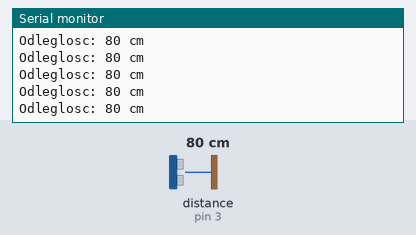
Recording of a sketch running on a simulated Arduino Uno, built with avr-gcc and run on an emulated ATmega328P. Parts: the last lines printed to the serial monitor. Wiring (inferred from the names in the program): ultrasonic range finder: trigger pin 2; echo pin 3. The test bench sets the inputs (shaded band); at power-on: distance to the obstacle (sensor on pin 3) 80 cm. The echo pulse lasts 58.3 µs per cm.

Above: at 1.2 s.
1.3 s: distance to the obstacle (sensor on pin 3) set to 299 cm
At 1.62 s:
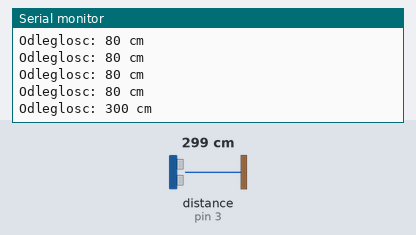
4.3 s: distance to the obstacle (sensor on pin 3) set to 2 cm
At 4.45 s:
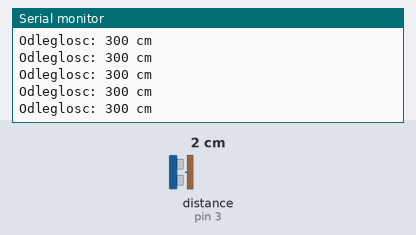
Timing chart, 0 to 7.3 s (numbered marks = the images above; inputs shaded):
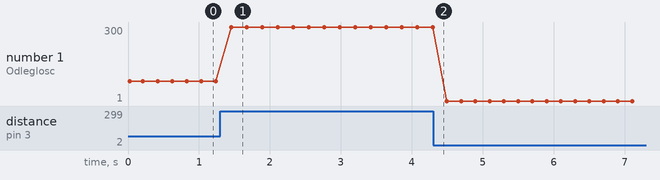

The sketch:

czujnikOdleglosci.ino
```cpp
int Trig = 2;  //pin 2 Arduino połączony z pinem Trigger czujnika
int Echo = 3;  //pin 3 Arduino połączony z pinem Echo czujnika
int CM;        //odległość w cm
long CZAS;     //długość powrotnego impulsu w uS

void setup()
{
  Serial.begin(9600);                        //inicjalizaja monitora szeregowego
  pinMode(Trig, OUTPUT);                     //ustawienie pinu 2 w Arduino jako wyjście
  pinMode(Echo, INPUT);                      //ustawienie pinu 3 w Arduino jako wejście

  Serial.println("Test czujnika odleglosci");
}

void loop()
{
  pomiar_odleglosci();              //pomiar odległości
  Serial.print("Odleglosc: ");      //wyświetlanie wyników na ekranie w pętli co 200 ms
  Serial.print(CM);
  Serial.println(" cm");
  delay(200);
}

void pomiar_odleglosci ()
{
  digitalWrite(Trig, HIGH);       //ustawienie stanu wysokiego na 10 uS - impuls inicjalizujacy - patrz dokumentacja
  delayMicroseconds(10);
  digitalWrite(Trig, LOW);
  CZAS = pulseIn(Echo, HIGH);
  CM = CZAS / 58;                //szerokość odbitego impulsu w uS podzielone przez 58 to odleglosc w cm - patrz dokumentacja
}
```

Measured:
- after the input at 1.3 s, the serial monitor: prints a new line after 0.16 s (image 1)
- plotted number 1: 80 → 300 after the input at 1.3 s, 300 → 1 after the input at 4.3 s
